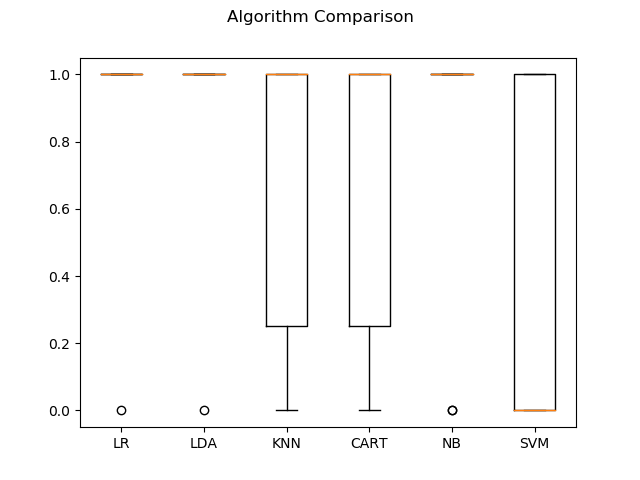

The script that drew this image:
import pandas
import matplotlib.pyplot as plt
from sklearn import model_selection
from sklearn.linear_model import LogisticRegression
from sklearn.tree import DecisionTreeClassifier
from sklearn.neighbors import KNeighborsClassifier
from sklearn.discriminant_analysis import LinearDiscriminantAnalysis
from sklearn.naive_bayes import GaussianNB
from sklearn.svm import SVC

# [height, weight, shoe_size]
X = [[181, 80, 44], [177, 70, 43], [160, 60, 38], [154, 54, 37], [166, 65, 40],
     [190, 90, 47], [175, 64, 39],
     [177, 70, 40], [159, 55, 37], [171, 75, 42], [181, 85, 43]]

# [gender]
Y = ['male', 'male', 'female', 'female', 'male', 'male', 'female', 'female',
     'female', 'male', 'male']

seed = 7
# prepare models
models = []
models.append(('LR', LogisticRegression()))
models.append(('LDA', LinearDiscriminantAnalysis()))
models.append(('KNN', KNeighborsClassifier()))
models.append(('CART', DecisionTreeClassifier()))
models.append(('NB', GaussianNB()))
models.append(('SVM', SVC()))

# evaluate each model in turn
results = []
names = []
scoring = 'accuracy'
for name, model in models:
	kfold = model_selection.KFold(n_splits=10, random_state=seed)
	cv_results = model_selection.cross_val_score(model, X, Y, cv=kfold, scoring=scoring)
	results.append(cv_results)
	names.append(name)

	clf= model;
	clf = clf.fit(X,Y)
	prediction = clf.predict([[190,70,43]])

	msg = "%s: %f (%f) %s" % (name, cv_results.mean(), cv_results.std(),prediction)
	print(msg)

# boxplot algorithm comparison
fig = plt.figure()
fig.suptitle('Algorithm Comparison')
ax = fig.add_subplot(111)
plt.boxplot(results)
ax.set_xticklabels(names)
plt.show()
